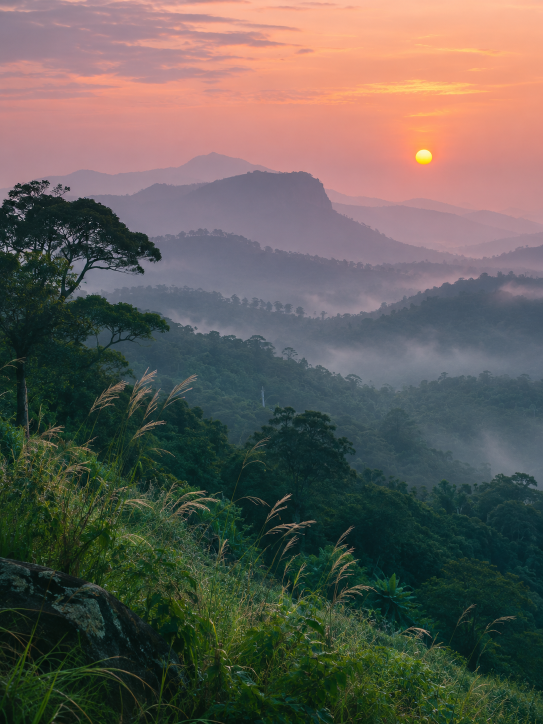
#> input picture src/images/splash-landscape.png, 1086 x 1448 px (shown at 1/2 size)
$ python -i duplicates.py   (imports and definitions only)
#> lines starting #> are read from the running program, lines starting #| are printed output that depends on the picture
#> further down, picture is the input picture: PIL image 1086x1448 RGB; mean R, G, B 98.9, 93.8, 86.8
"""Conservative exact-copy and burst candidates, independent of quality scoring.

Near matches require time/filename proximity AND perceptual, color, structural
and available subject-region agreement. Thresholds are engineering defaults;
they do not establish identity, expression quality or photographic intent.
"""
import base64
from collections import defaultdict
from datetime import datetime, timezone, timedelta
import hashlib
from functools import lru_cache
from pathlib import PurePosixPath
import re

import numpy as np
from PIL import Image

VERSION = 1
BURST_SECONDS = 3.
_DCT = np.cos(np.pi/32 * (np.arange(32)+.5)[None, :] * np.arange(32)[:, None])


# [25 lines left out: function capture_metadata, not called in this run]


def _pack(array):
    return base64.b64encode(np.asarray(array, dtype=np.uint8).tobytes()).decode('ascii')


# [5 lines left out: function _unpack, not called in this run]


def describe(image, localization=None, metadata=None, file_sha256=''):
    """Input is already EXIF-oriented RGB. Store bounded visual fingerprints."""
#> called with file_sha256 = ''
    gray = np.asarray(image.convert('L').resize((32,32), Image.Resampling.LANCZOS))
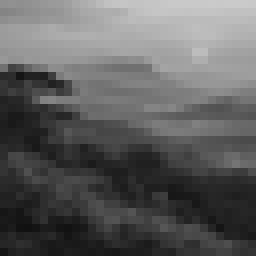
#> gray: shape (32, 32) (shown 8 times larger); min 17, max 202, mean 94.5
    color = np.asarray(image.resize((16,16), Image.Resampling.LANCZOS))
    frequency = (_DCT @ gray.astype(np.float64) @ _DCT.T)[:8,:8].reshape(-1)
#> frequency = 64 values, max 96750 at index 0, min -8849.8 at index 1, mean 1879.5
    bits = frequency > np.median(frequency[1:])
    bits[0] = False
    pixel_hash = hashlib.sha256(f'{image.width}x{image.height}:RGB:'.encode())
    pixel_hash.update(image.tobytes())
    subjects = []
    localization = localization or {}
    people = localization.get('subjects') if localization.get('person_detector_status') not in ('unavailable','failed') else None
    for subject in (people or [])[:16]:
        box = subject.get('subject_bbox')
        if not box or len(box) != 4 or not np.isfinite(box).all():
            continue
        x1,y1,x2,y2 = map(int, box)
        x1,y1,x2,y2 = max(0,x1),max(0,y1),min(image.width,x2),min(image.height,y2)
        if min(x2-x1,y2-y1) < 8:
            continue
        subjects.append({'box': [x1/image.width,y1/image.height,x2/image.width,y2/image.height],
                         'color': _pack(np.asarray(image.crop((x1,y1,x2,y2)).resize((8,8), Image.Resampling.LANCZOS)))})
#> after the loop, subjects = []
    subjects.sort(key=lambda record: (record['box'][0],record['box'][1]))
    return dict(metadata or {}, version=VERSION, file_sha256=file_sha256,
                pixels_sha256=pixel_hash.hexdigest(), aspect=image.width/image.height,
                phash=f'{sum(int(value)<<i for i,value in enumerate(bits)):016x}',
                gray=_pack(gray), color=_pack(color), texture=float(gray.std()),
                subject_count=len(people) if people is not None else None, subjects=subjects)


# [129 lines left out: functions _ssim, _filename, exact, near_match, group_photos, quality_rank, not called in this run]

>>> from PIL import Image
>>> picture = Image.open('../images/splash-landscape.png')
>>> result = describe(picture)
#> result = 10 items

$ run again, on src/images/splash-mirrored-dusk.png
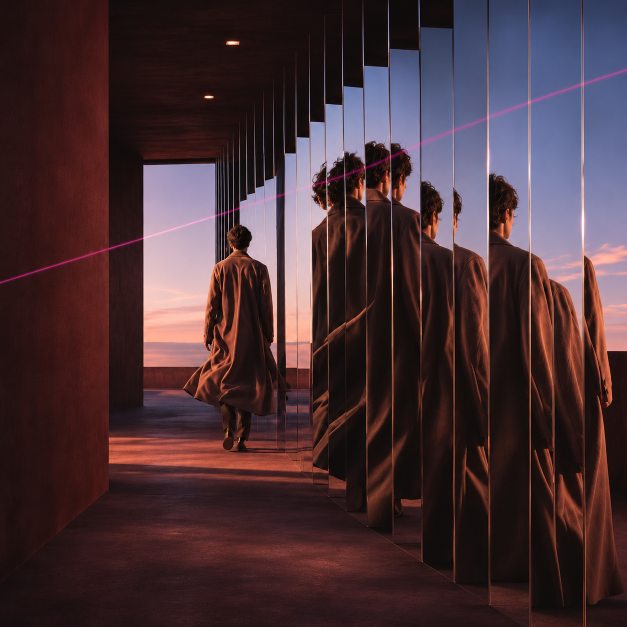
#> input picture src/images/splash-mirrored-dusk.png, 1254 x 1254 px (shown at 1/2 size)
#> picture is the input picture: PIL image 1254x1254 RGB; mean R, G, B 71.3, 48.8, 53.8
#> in describe, `gray = np.asarray(image.convert('L').resize((32,32), Image.Resampling...`:
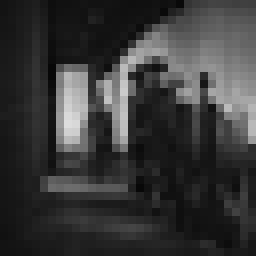
#> gray: shape (32, 32) (shown 8 times larger); min 7, max 220, mean 56.1
#> frequency = 64 values, max 57468 at index 0, min -10027.8 at index 24, mean 526.7
#> after the loop in describe, `for subject in (people or [])[:16]:`: subjects = []
#> result = 10 items
